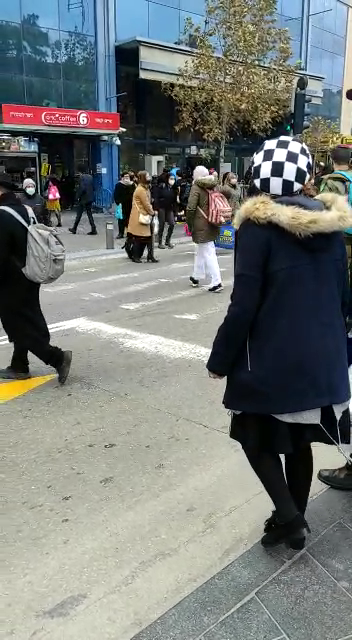
#> input picture frame 27 of videos/video.mp4, 352 x 640 px
$ python pedestrian_detection.py
#> lines starting #> are read from the running program, lines starting #| are printed output that depends on the picture; after the words box and inside, x2 and y2 are one past the last pixel; in counts of white or black regions, pixels touching at a corner belong together; pictures that were not available may be replaced by others from this repository, and a replacement may not be noted
import cv2
import numpy as np

video_list = ['video.mp4','video1.mp4', 'video2.mp4', 'video3.mp4', 'video4.avi']

font = cv2.FONT_HERSHEY_SIMPLEX
bottomLeftCornerOfText = (10, 300)
fontScale = 1.5
fontColor = (255, 255, 255)
thickness = 3
lineType = 1
warning = ["warning! pedestrian!", "warning!"]


for vid in video_list:
    cap = cv2.VideoCapture(vid) #used opencv VideoCapture class in order to open video file
    #cap = cv2.VideoCapture(0) #open the camera

    pedestrian_cascade = cv2.HOGDescriptor()
    pedestrian_cascade.setSVMDetector(cv2.HOGDescriptor_getDefaultPeopleDetector())
    #pedestrian_cascade = cv2.CascadeClassifier('model\\cascade.xml')

    i=0
    j = 0
    logger = np.zeros((512, 512, 3), np.uint8)
    while True:
        ret, img = cap.read()
#> img is the input picture: shape (640, 352, 3); mean B, G, R 119.6, 122.5, 117.7

        if type(img) == type(None):
            break
        gray = cv2.cvtColor(img, cv2.COLOR_BGR2GRAY)
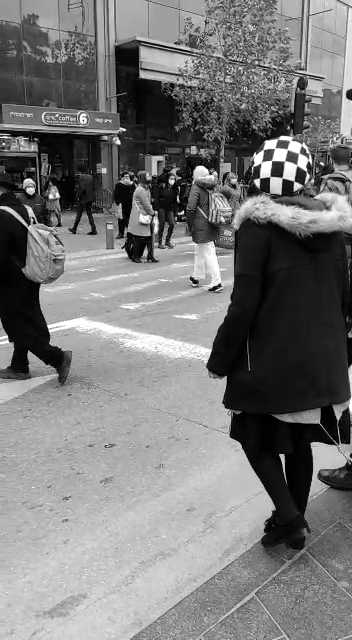
#> gray: shape (640, 352); min 0, max 255, mean 120.7
        #pedestrian = pedestrian_cascade.detectMultiScale(gray, 1.3, 2)
        (regions, _) = pedestrian_cascade.detectMultiScale(img,winStride=(4, 4),padding=(4, 4),scale=1.05)
#> regions = [[0, 0, 68, 133], [109, 150, 73, 146], [165, 153, 81, 162], [72, 3, 152, 303]]

        for (x, y, w, h) in regions:
            cv2.rectangle(img, (x, y),(x + w, y + h),(60, 45, 55), 2)
            if w!=0 and h!=0:
                j+=1

                logger = np.zeros((512, 512, 3), np.uint8)

                cv2.putText(logger, warning[j % 2],bottomLeftCornerOfText,
                            font, fontScale,fontColor,
                            thickness,lineType)
                # Display the image
                cv2.imshow("img", logger)
                cv2.waitKey(1)
#> this loop made 4 passes
#> pass 1, `cv2.imshow("img", logger)`:
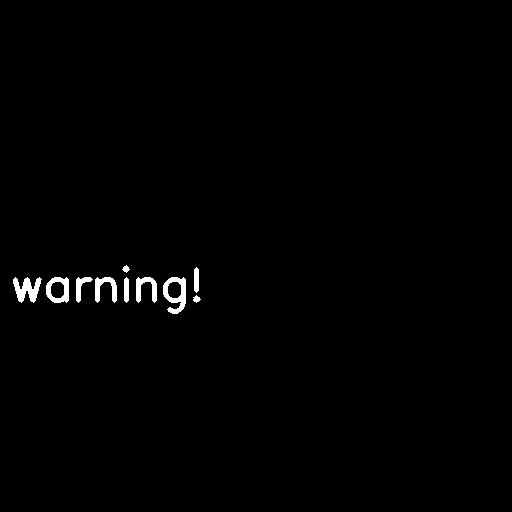
#> window 'img': shape (512, 512, 3); 0.86% white; 10 white regions, largest, box (x1, y1, x2, y2) and area: (163, 277, 186, 314) 444, (13, 277, 42, 303) 419, (46, 277, 69, 303) 339
#> pass 2, `cv2.imshow("img", logger)`:
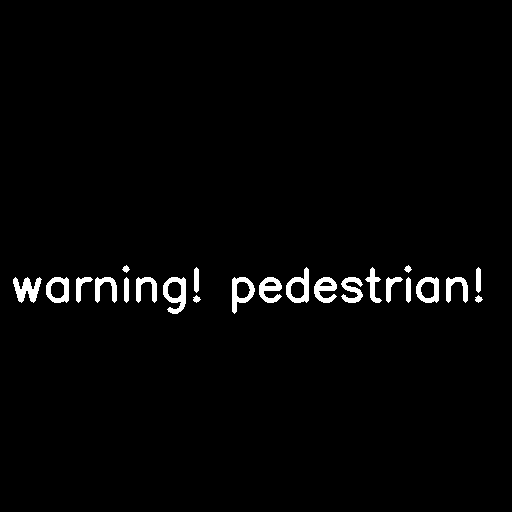
#> window 'img': shape (512, 512, 3); 2.1% white; 23 white regions, largest, box (x1, y1, x2, y2) and area: (163, 277, 186, 314) 444, (13, 277, 42, 303) 419, (286, 267, 309, 303) 389
#> after the loop:
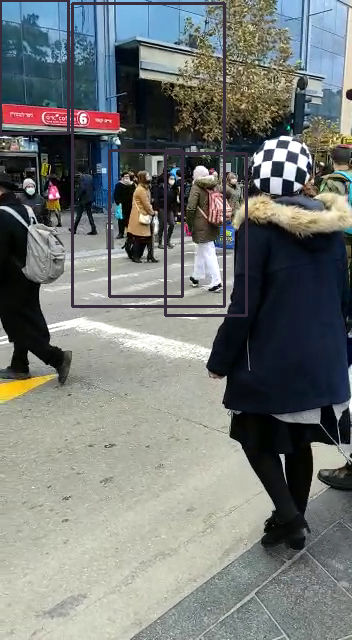
#> img: shape (640, 352, 3); 2.86% of pixels changed, all inside (x1, y1, x2, y2) = (0, 0, 248, 317)
#> after the loop, j = 4

        # [5 lines of commented-out code are left out]
        cv2.imshow('video', img)
        key= cv2.waitKey(1)
#> (key q is pressed here)
        if key == ord(' '):
            key = cv2.waitKey() #press the spacebar - to pause the video
        if key == ord('s'): #save the image
            i+=1
            cv2.imwrite('images\\' + vid[:-4] + "_test" + str(i)+'.jpg',img)
            key = cv2.waitKey()
        if cv2.waitKey(1) == ord('q'): #press 'q' twice to stop the video
#> (key q is pressed here)
            break

    cv2.destroyAllWindows()

$ run again, starting later in the video
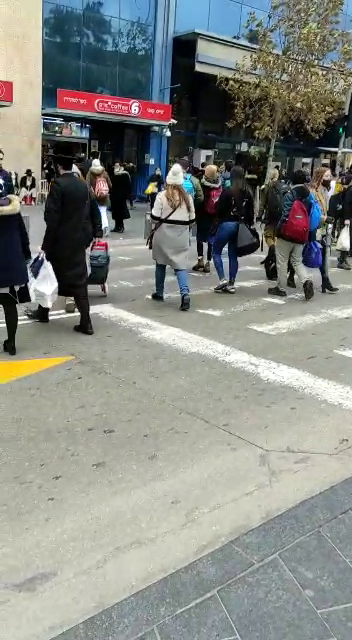
#> input picture frame 125 of videos/video.mp4, 352 x 640 px
#> img is the input picture: shape (640, 352, 3); mean B, G, R 130.5, 136.3, 133.2
#> `gray = cv2.cvtColor(img, cv2.COLOR_BGR2GRAY)`:
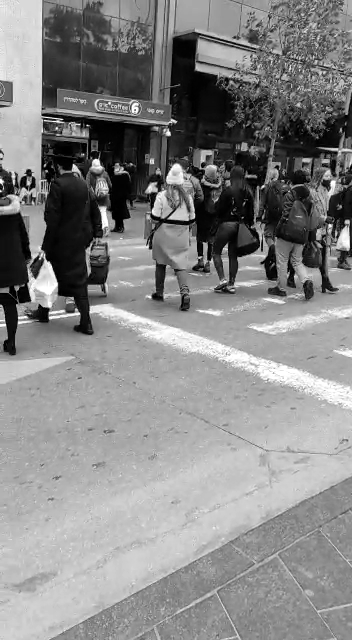
#> gray: shape (640, 352); min 0, max 255, mean 134.7
#> regions = [[185, 150, 83, 166], [249, 147, 90, 179], [121, 135, 105, 210], [4, 117, 127, 254]]
#> the loop `for (x, y, w, h) in regions:` made 4 passes
#> after the loop `for (x, y, w, h) in regions:`:
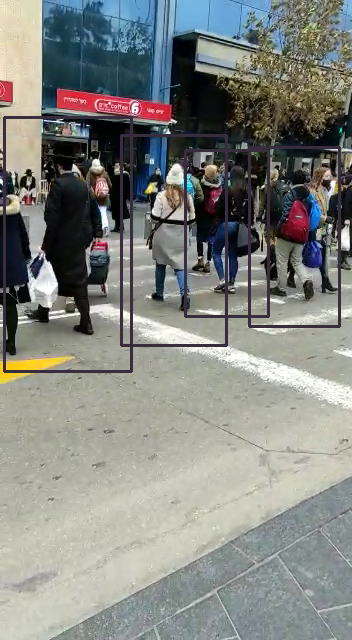
#> img: shape (640, 352, 3); 3.2% of pixels changed, all inside (x1, y1, x2, y2) = (3, 116, 341, 373)
#> after the loop `for (x, y, w, h) in regions:`: j = 4

$ run again, starting later in the video
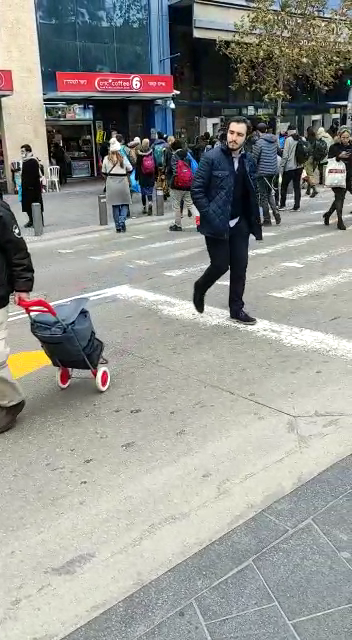
#> input picture frame 223 of videos/video.mp4, 352 x 640 px
#> img is the input picture: shape (640, 352, 3); mean B, G, R 142.7, 147.6, 146.2
#> `gray = cv2.cvtColor(img, cv2.COLOR_BGR2GRAY)`:
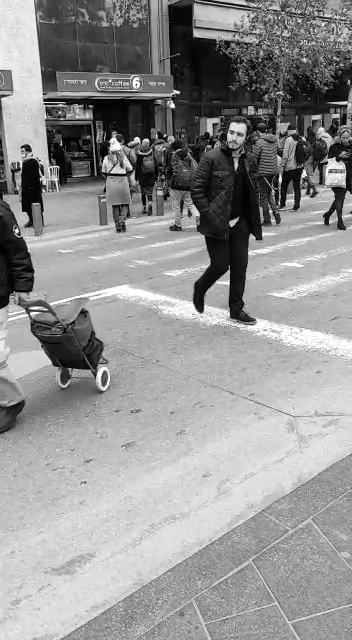
#> gray: shape (640, 352); min 0, max 255, mean 146.6
#> regions = [[259, 106, 66, 132], [114, 111, 66, 133], [79, 112, 75, 149], [0, 126, 66, 133], [157, 89, 139, 277]]
#> the loop `for (x, y, w, h) in regions:` made 5 passes
#> after the loop `for (x, y, w, h) in regions:`:
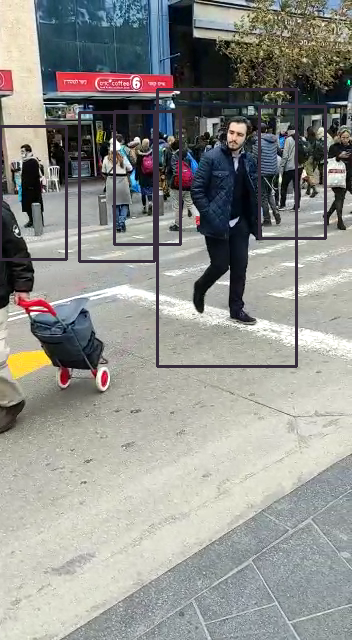
#> img: shape (640, 352, 3); 3.16% of pixels changed, all inside (x1, y1, x2, y2) = (0, 88, 327, 368)
#> after the loop `for (x, y, w, h) in regions:`: j = 5
